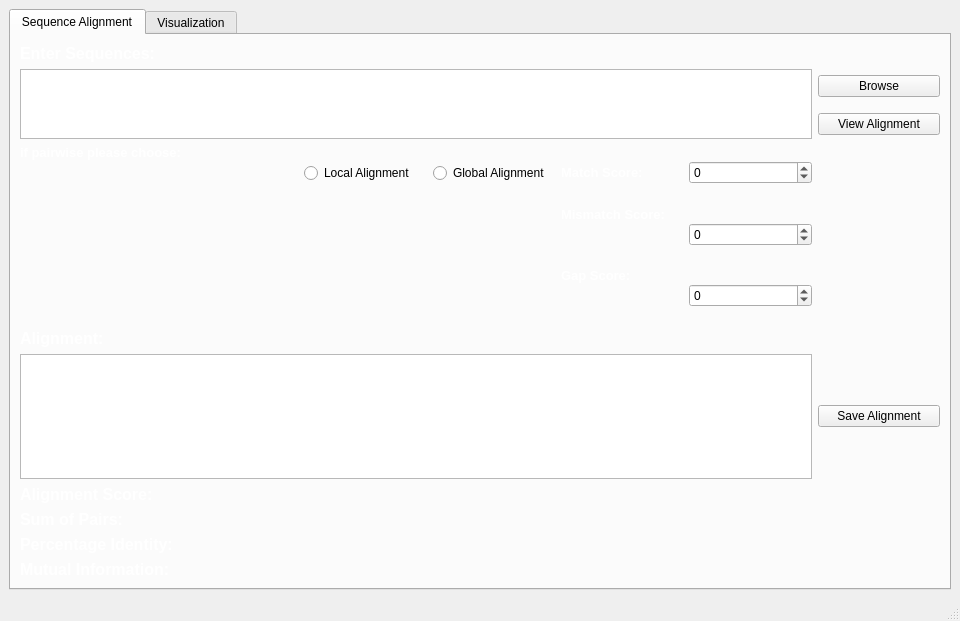
<?xml version="1.0" encoding="UTF-8"?>
<ui version="4.0">
 <class>MainWindow</class>
 <widget class="QMainWindow" name="MainWindow">
  <property name="geometry">
   <rect>
    <x>0</x>
    <y>0</y>
    <width>960</width>
    <height>621</height>
   </rect>
  </property>
  <property name="windowTitle">
   <string>MainWindow</string>
  </property>
  <widget class="QWidget" name="centralwidget">
   <layout class="QGridLayout" name="gridLayout">
    <item row="0" column="0">
     <widget class="QTabWidget" name="tabWidget">
      <property name="currentIndex">
       <number>0</number>
      </property>
      <widget class="QWidget" name="tab">
       <attribute name="title">
        <string>Sequence Alignment</string>
       </attribute>
       <layout class="QGridLayout" name="gridLayout_2">
        <item row="0" column="0">
         <widget class="QLabel" name="label">
          <property name="text">
           <string>&lt;html&gt;&lt;head/&gt;&lt;body&gt;&lt;p&gt;&lt;span style=&quot; font-size:12pt; font-weight:600; color:#ffffff;&quot;&gt;Enter Sequences:&lt;/span&gt;&lt;/p&gt;&lt;/body&gt;&lt;/html&gt;</string>
          </property>
         </widget>
        </item>
        <item row="1" column="0" rowspan="2" colspan="6">
         <widget class="QTextEdit" name="enter_seq_text"/>
        </item>
        <item row="1" column="6">
         <widget class="QPushButton" name="browse_button">
          <property name="text">
           <string>Browse</string>
          </property>
         </widget>
        </item>
        <item row="2" column="6">
         <widget class="QPushButton" name="view_alignment_button">
          <property name="text">
           <string>View Alignment</string>
          </property>
         </widget>
        </item>
        <item row="3" column="0" colspan="2">
         <widget class="QLabel" name="label_7">
          <property name="text">
           <string>&lt;html&gt;&lt;head/&gt;&lt;body&gt;&lt;p&gt;&lt;span style=&quot; font-size:10pt; font-weight:600; color:#ffffff;&quot;&gt;if pairwise please choose:&lt;/span&gt;&lt;/p&gt;&lt;p&gt;&lt;span style=&quot; font-size:10pt;&quot;&gt;&lt;br/&gt;&lt;/span&gt;&lt;/p&gt;&lt;/body&gt;&lt;/html&gt;</string>
          </property>
         </widget>
        </item>
        <item row="3" column="2">
         <widget class="QRadioButton" name="local_radio_button">
          <property name="text">
           <string>Local Alignment</string>
          </property>
          <property name="autoRepeat">
           <bool>false</bool>
          </property>
          <property name="autoExclusive">
           <bool>true</bool>
          </property>
         </widget>
        </item>
        <item row="3" column="3">
         <widget class="QRadioButton" name="global_radio_button">
          <property name="text">
           <string>Global Alignment</string>
          </property>
          <property name="autoRepeat">
           <bool>false</bool>
          </property>
          <property name="autoExclusive">
           <bool>true</bool>
          </property>
         </widget>
        </item>
        <item row="3" column="4">
         <widget class="QLabel" name="label_4">
          <property name="text">
           <string>&lt;html&gt;&lt;head/&gt;&lt;body&gt;&lt;p&gt;&lt;span style=&quot; font-size:10pt; font-weight:600; color:#ffffff;&quot;&gt;Match Score:&lt;/span&gt;&lt;/p&gt;&lt;/body&gt;&lt;/html&gt;</string>
          </property>
         </widget>
        </item>
        <item row="3" column="5">
         <widget class="QSpinBox" name="match_score_box">
          <property name="minimum">
           <number>-1000</number>
          </property>
          <property name="maximum">
           <number>1000</number>
          </property>
          <property name="singleStep">
           <number>1</number>
          </property>
          <property name="value">
           <number>0</number>
          </property>
         </widget>
        </item>
        <item row="4" column="4">
         <widget class="QLabel" name="label_5">
          <property name="text">
           <string>&lt;html&gt;&lt;head/&gt;&lt;body&gt;&lt;p&gt;&lt;span style=&quot; font-size:10pt; font-weight:600; color:#ffffff;&quot;&gt;Mismatch Score:&lt;/span&gt;&lt;/p&gt;&lt;p&gt;&lt;br/&gt;&lt;/p&gt;&lt;/body&gt;&lt;/html&gt;</string>
          </property>
         </widget>
        </item>
        <item row="4" column="5">
         <widget class="QSpinBox" name="mismatch_score_box">
          <property name="minimum">
           <number>-1000</number>
          </property>
          <property name="maximum">
           <number>1000</number>
          </property>
          <property name="singleStep">
           <number>1</number>
          </property>
          <property name="value">
           <number>0</number>
          </property>
         </widget>
        </item>
        <item row="5" column="4">
         <widget class="QLabel" name="label_6">
          <property name="text">
           <string>&lt;html&gt;&lt;head/&gt;&lt;body&gt;&lt;p&gt;&lt;span style=&quot; font-size:10pt; font-weight:600; color:#ffffff;&quot;&gt;Gap Score:&lt;/span&gt;&lt;/p&gt;&lt;p&gt;&lt;br/&gt;&lt;/p&gt;&lt;/body&gt;&lt;/html&gt;</string>
          </property>
         </widget>
        </item>
        <item row="5" column="5">
         <widget class="QSpinBox" name="gap_score_box">
          <property name="minimum">
           <number>-1000</number>
          </property>
          <property name="maximum">
           <number>1000</number>
          </property>
          <property name="singleStep">
           <number>1</number>
          </property>
          <property name="value">
           <number>0</number>
          </property>
         </widget>
        </item>
        <item row="6" column="0">
         <widget class="QLabel" name="label_2">
          <property name="text">
           <string>&lt;html&gt;&lt;head/&gt;&lt;body&gt;&lt;p&gt;&lt;span style=&quot; font-size:12pt; font-weight:600; color:#ffffff;&quot;&gt;Alignment:&lt;/span&gt;&lt;/p&gt;&lt;/body&gt;&lt;/html&gt;</string>
          </property>
         </widget>
        </item>
        <item row="7" column="0" colspan="6">
         <widget class="QTextEdit" name="aligned_seq_text">
          <property name="readOnly">
           <bool>true</bool>
          </property>
         </widget>
        </item>
        <item row="7" column="6">
         <widget class="QPushButton" name="save_alignment_button">
          <property name="text">
           <string>Save Alignment</string>
          </property>
         </widget>
        </item>
        <item row="8" column="0">
         <widget class="QLabel" name="label_3">
          <property name="text">
           <string>&lt;html&gt;&lt;head/&gt;&lt;body&gt;&lt;p&gt;&lt;span style=&quot; font-size:12pt; font-weight:600; color:#ffffff;&quot;&gt;Alignment Score:&lt;/span&gt;&lt;/p&gt;&lt;/body&gt;&lt;/html&gt;</string>
          </property>
         </widget>
        </item>
        <item row="8" column="1" colspan="2">
         <widget class="QLabel" name="disp_alignment_score">
          <property name="text">
           <string/>
          </property>
         </widget>
        </item>
        <item row="9" column="0">
         <widget class="QLabel" name="label_8">
          <property name="text">
           <string>&lt;html&gt;&lt;head/&gt;&lt;body&gt;&lt;p&gt;&lt;span style=&quot; font-size:12pt; font-weight:600; color:#ffffff;&quot;&gt;Sum of Pairs:&lt;/span&gt;&lt;/p&gt;&lt;/body&gt;&lt;/html&gt;</string>
          </property>
         </widget>
        </item>
        <item row="9" column="1" colspan="2">
         <widget class="QLabel" name="sum_of_pairs">
          <property name="text">
           <string/>
          </property>
         </widget>
        </item>
        <item row="10" column="0" colspan="2">
         <widget class="QLabel" name="label_9">
          <property name="text">
           <string>&lt;html&gt;&lt;head/&gt;&lt;body&gt;&lt;p&gt;&lt;span style=&quot; font-size:12pt; font-weight:600; color:#ffffff;&quot;&gt;Percentage Identity:&lt;/span&gt;&lt;/p&gt;&lt;/body&gt;&lt;/html&gt;</string>
          </property>
         </widget>
        </item>
        <item row="10" column="2">
         <widget class="QLabel" name="percent_identity">
          <property name="text">
           <string/>
          </property>
         </widget>
        </item>
        <item row="11" column="0">
         <widget class="QLabel" name="label_10">
          <property name="text">
           <string>&lt;html&gt;&lt;head/&gt;&lt;body&gt;&lt;p&gt;&lt;span style=&quot; font-size:12pt; font-weight:600; color:#ffffff;&quot;&gt;Mutual Information:&lt;/span&gt;&lt;/p&gt;&lt;/body&gt;&lt;/html&gt;</string>
          </property>
         </widget>
        </item>
        <item row="11" column="2">
         <widget class="QLabel" name="mut_info">
          <property name="text">
           <string/>
          </property>
         </widget>
        </item>
       </layout>
      </widget>
      <widget class="QWidget" name="tab_2">
       <attribute name="title">
        <string>Visualization</string>
       </attribute>
       <layout class="QGridLayout" name="gridLayout_3">
        <item row="0" column="0" colspan="4">
         <layout class="QGridLayout" name="mplgridlayout"/>
        </item>
        <item row="1" column="0">
         <widget class="QPushButton" name="dotplot_button">
          <property name="text">
           <string>Dotplot</string>
          </property>
         </widget>
        </item>
        <item row="1" column="1">
         <widget class="QPushButton" name="phylo_tree_button">
          <property name="text">
           <string>Phylogenetic Tree</string>
          </property>
         </widget>
        </item>
        <item row="1" column="2">
         <widget class="QPushButton" name="seq_logo_button">
          <property name="text">
           <string>Sequence Logo</string>
          </property>
         </widget>
        </item>
        <item row="1" column="3">
         <widget class="QPushButton" name="seq_identity_button">
          <property name="text">
           <string>Sequence Identity</string>
          </property>
         </widget>
        </item>
       </layout>
      </widget>
     </widget>
    </item>
   </layout>
  </widget>
  <widget class="QMenuBar" name="menubar">
   <property name="geometry">
    <rect>
     <x>0</x>
     <y>0</y>
     <width>960</width>
     <height>21</height>
    </rect>
   </property>
  </widget>
  <widget class="QStatusBar" name="statusbar"/>
 </widget>
 <resources/>
 <connections/>
</ui>
